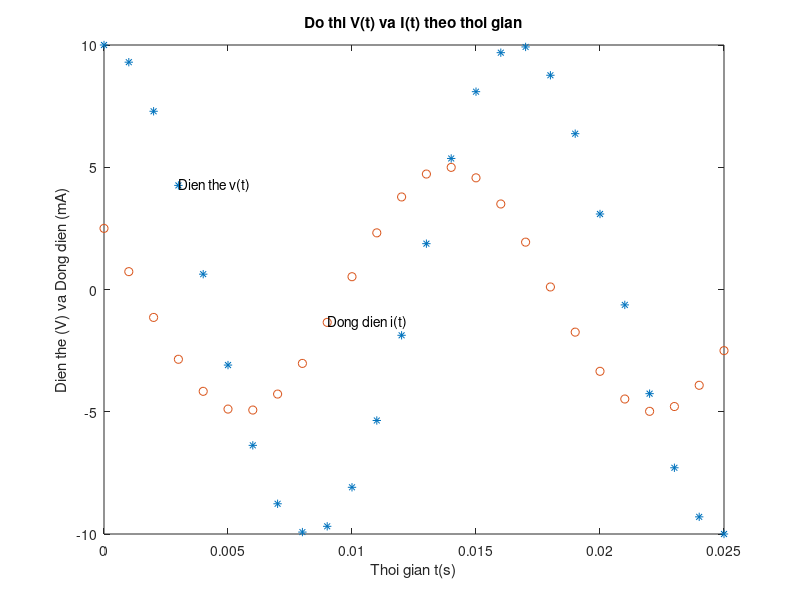

The MATLAB script that drew this image:
t=0:0.001:0.025;
v=10*cos(377*t);
i=5*cos(377*t+60*pi/180);
plot(t, v,'*', t, i, 'o')
xlabel('Thoi gian t(s)')
ylabel('Dien the (V) va Dong dien (mA)')
title('Do thi V(t) va I(t) theo thoi gian')
text(0.003, 10*cos(377*0.003), 'Dien the v(t)')
text(0.009, 5*cos(377*0.009+pi*60/180), 'Dong dien i(t)')
